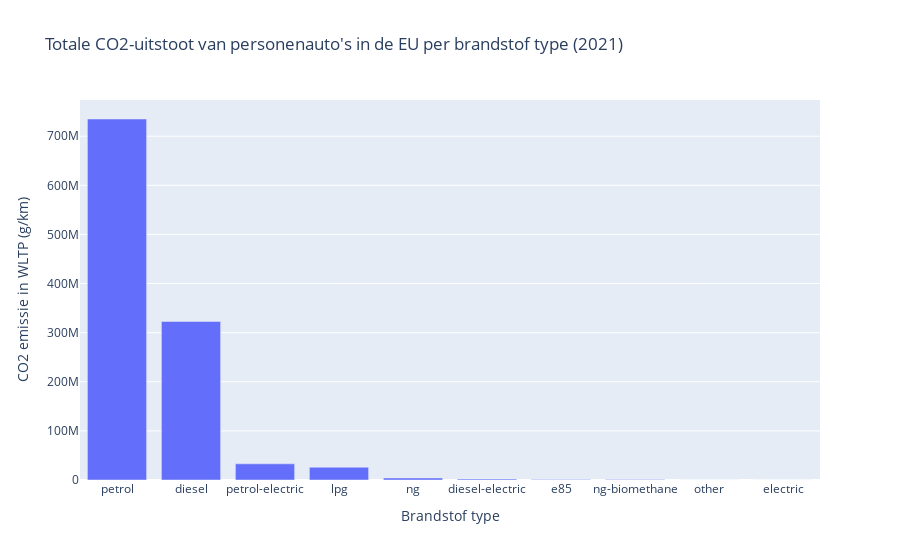

Here is the notebook cell this chart was saved with:
### Code cell
total_emission_per_ft = co2_2021.groupby('Ft').agg({"Ewltp (g/km)": ['sum', 'size']})
total_emission_per_ft.columns = total_emission_per_ft.columns.map(' '.join).str.strip()
total_emission_per_ft = total_emission_per_ft.rename(columns={
    "Ewltp (g/km) sum": "Ewltp (g/km)",
    "Ewltp (g/km) size": "n",
})
total_emission_per_ft = total_emission_per_ft.sort_values(by="Ewltp (g/km)", ascending=False).reset_index()
total_emission_per_ft.to_csv("total_emission_per_ft.csv")

print(total_emission_per_ft)

# Plot settings
fig = px.bar(total_emission_per_ft,
    x="Ft",
    y="Ewltp (g/km)",
    title="Totale CO2-uitstoot van personenauto's in de EU per brandstof type (2021)",
    custom_data=[total_emission_per_ft["n"]],
    labels={
        "Ewltp (g/km)": "CO2 emissie in WLTP (g/km)",
        "Ft": "Brandstof type",
    }
)
fig.update_traces(hovertemplate="CO2 emissie in WLTP (g/km)=%{y}<br>Aantal auto's=%{customdata[0]}")
fig.show()

### Figure 1 — Plotly figure (JSON) as saved in the notebook; plotly's stock layout.template omitted (floating-point values rounded to 4 significant figures)
{"data": [{"alignmentgroup": "True", "customdata": [[5480068], [2237878], [832367], [222429], [39123], [55304], [7210], [7630], [1801], [980563]], "hovertemplate": "CO2 emissie in WLTP (g/km)=%{y}<br>Aantal auto's=%{customdata[0]}", "legendgroup": "", "marker": {"color": "#636efa", "pattern": {"shape": ""}}, "name": "", "offsetgroup": "", "orientation": "v", "showlegend": false, "textposition": "auto", "type": "bar", "x": ["petrol", "diesel", "petrol-electric", "lpg", "ng", "diesel-electric", "e85", "ng-biomethane", "other", "electric"], "xaxis": "x", "y": [735097381, 322874600, 32925459, 26000186, 4100930, 1984472, 1150701, 862505, 220954, 0], "yaxis": "y"}], "layout": {"barmode": "relative", "legend": {"tracegroupgap": 0}, "title": {"text": "Totale CO2-uitstoot van personenauto's in de EU per brandstof type (2021)"}, "xaxis": {"anchor": "y", "domain": [0, 1], "title": {"text": "Brandstof type"}}, "yaxis": {"anchor": "x", "domain": [0, 1], "title": {"text": "CO2 emissie in WLTP (g/km)"}}}}
